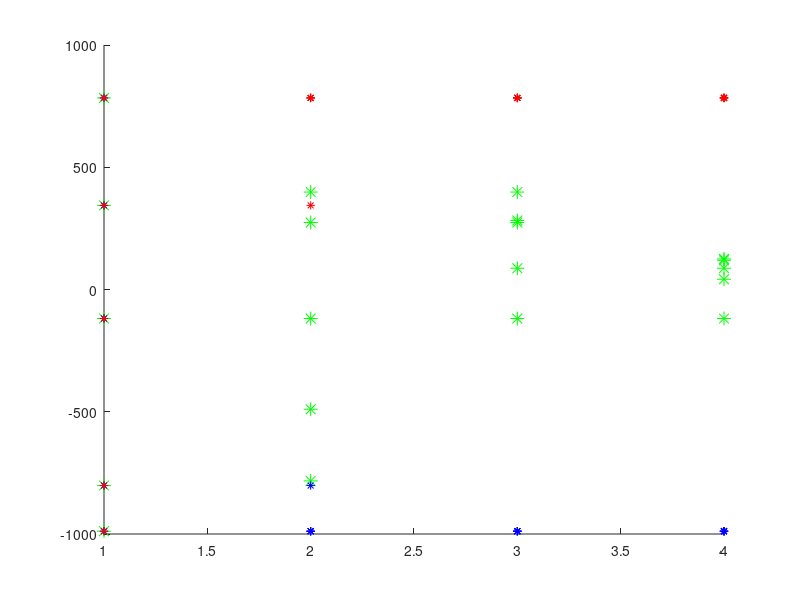

Write the MATLAB code that produced this figure.
% Trying to figure out Distributed Average Consensus Convergance

%%
clc; close all; clear all;
% 1 Dimensional

%Made up Laplacian for connectivity
length = 5;
L = [2, -1, -1, 0, 0;
    -1, 2, 0, 0, -1;
    -1, 0, 2, -1, 0;
    0, 0, -1, 1, 0;
    0, -1, 0, 0, 1];

%Fully connected laplacian for a test
L = length * eye(length) - ones(length);


epsilon = 1 /3;     % From made up graph
P = eye(length) - epsilon*L;

%initialize state vector

randMax = 1000;
randMin = -1000;
x = zeros(length,1);
for i = 1:length
    r = randMin + (randMax - randMin) .* rand(1);
    x(i,1) = r;
end

%x = [10; 2; -5; 0.50; 1]



%initialize z and y
x;
z = x;
y = x;

D = 3; % Longest shortest path (from 5 to 3)

convergeTol= 50;
proxTol = 40;

average = 0;

hold on
% Time steps
for k = 1:1000
    hasStopped = [0;0;0;0;0];

    plot(k,x(:,k),'*-','Color','green','MarkerSize', 10)
    plot(k,y(:,k),'*-','Color','blue')
    plot(k,z(:,k),'*-','Color','red')

    %AP (Regular Consensus)
    nextValues = P*x(:,k);
    for i = 1:length           %Check each node

        %Check proximity to each neighbor
        for j = 1:length

            if L(i,j) == -1    %is a neighbor to that node

                neighborProxX = abs(x(i,k)) - abs(x(j,k)) ;
                averageProxX = abs(x(i,k) - average);

                if neighborProxX <= proxTol %|| averageProxX <= convergeTol  %Too close to neighbor (or average)  --------- maybe change this
                    hasStopped(i) = 1;
                    x(i,k+1) = x(i,k);
                else                            %Not too close
                    
                    x(i,k+1) = nextValues(i);
                    nextValues(i);
                end
            end
        end
    end
    

    %MXP (Max Protocol)
    for r = 1:length  %Each node
        neighborList = [];
        for n = 1:length %Each neighbor
            if L(r,n) == -1
                neighborList = [neighborList, z(n,k)];
            end
        end
        maximum = max(neighborList);
        z(r,k+1) = maximum;
    end

    %MNP (Min)
     for r = 1:length  %Each node
        neighborList = [];
        for n = 1:length %Each neighbor
            if L(r,n) == -1
                neighborList = [neighborList, y(n,k)];
            end
        end
        minimum= min(neighborList);
        y(r,k+1) = minimum;
    end



    if (mod(k,(D*2+2)) == 0)        %Updates the known max and min
        z(:,k+1) = x (:,k);
        y(:,k+1) = x(:,k);
        localMax = z(1,k+1);
        localMin = y(1,k+1);
        average = (localMax + localMin) / 2;

    end

    if sum(hasStopped) == length

        intitialDistance = 1000;
        distances = ones(length, length) * intitialDistance;
        %Find smallest distance to neighbor for checks
        for i = 1:length
            for j = 1:length
               % if L(i,j) == -1 %is a neighbor to that node
                    neighborProxX = abs(x(i,k+1)) - abs(x(j,k+1));
                    distances(i,j) = neighborProxX;
                %end
            end
        end
        distances = distances + 1000*eye(length)


        %minimum distance to neighbor

        closestNeighbors = zeros(length,1);
        for i = 1:length
            closestNeighbors(i) = min(distances(i,:));
        end
        
        
        x(:,k+1)
        closestNeighbors
        proxTol
        return
    end

    
end


